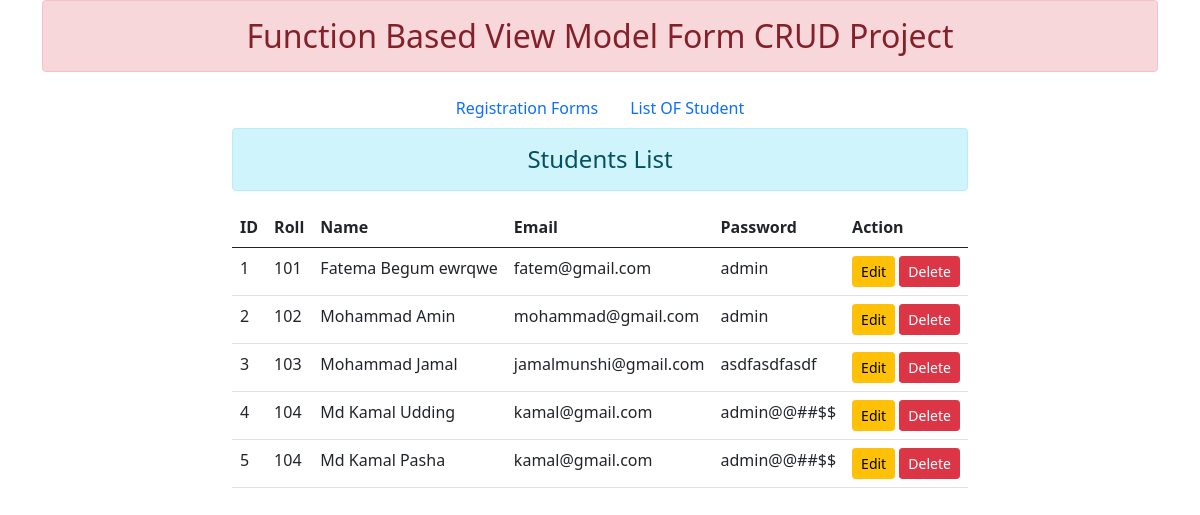
The page / on the database its author committed.
### crudapp/models.py (models this page shows)
class Student(models.Model):
    roll = models.IntegerField(max_length=50)
    full_name = models.CharField(max_length=50)
    email = models.EmailField(max_length=50)
    password = models.CharField(max_length=50)

### crudapp/views.py (the view)
# urls.py: path('', views.student_list, name='student_list'),
def student_list(request):
    stud = Student.objects.all()
    diction = {"stud": stud}
    return render(request, 'show.html', context=diction)

### templates/show.html (shortened to what this page needs)
{% extends 'base.html' %}
{% block contant %}
    <div class="row">
      <div class="offset-2 col-8 offset-2">
        <h4 class="text-center alert alert-info">Students List </h4>
        <form action="" method="POST">
           <table class="table table-hover">
               {% if  stud %}
                   <tr>
                        <th>ID</th>
                        <th>Roll</th>
                        <th>Name</th>
                        <th>Email</th>
                        <th>Password</th>
                        <th>Action</th>
                   </tr>
                   <tbody>
                       {% for st in stud %}
                           <tr>
                            <td>{{ st.id }}</td>
                            <td>{{ st.roll }}</td>
                            <td>{{ st.full_name }}</td>
                            <td>{{ st.email }}</td>
                            <td>{{ st.password }}</td>
                            <td>
                                <a href="{% url 'update' st.id %}" class="btn btn-warning btn-sm">Edit</a>
                                <form action="{% url 'delete_data' st.id %}" method="POST" class="d-inline">
                                <input type="submit" class="btn btn-danger btn-sm"  value="Delete">
                                </form>
                            </td>
                           </tr>
                       {% endfor %}
                   </tbody>
                   {% else %}
                   <h5 class="text-center alert alert-danger">No Data Found</h5>
               {% endif %}
           </table>
        </form>
        </div>
        </div>
{% endblock %}

### templates/base.html (shortened to what this page needs)
<!doctype html>
{% load static %}
<html lang="en">
<head>
    <link rel="stylesheet" href="{% static 'crudapp/css/bootstrap.min.css' %}">
</head>
<body>
<div class="container">
    <h2 class="text-center alert alert-danger"> Function Based View Model Form CRUD Project </h2>
                <ul class="nav justify-content-center">
                  <li class="nav-item">
                    <a class="nav-link active" href="{% url 'create' %}">Registration Forms</a>
                  </li>
                  <li class="nav-item">
                    <a class="nav-link" href="{% url 'student_list' %}">List OF Student </a>
                  </li>
                </ul>
        {% block contant %}
        {% endblock %}
</div>
</body>
</html>

### rows shown on the page
Student: id "1", roll "101", full_name "Fatema Begum ewrqwe", email "fatem@gmail.com", password "admin"
Student: id "2", roll "102", full_name "Mohammad Amin", email "mohammad@gmail.com", password "admin"
Student: id "3", roll "103", full_name "Mohammad Jamal", email "jamalmunshi@gmail.com", password "asdfasdfasdf"
Student: id "4", roll "104", full_name "Md Kamal Udding", email "kamal@gmail.com", password "admin@@##$$"
Student: id "5", roll "104", full_name "Md Kamal Pasha", email "kamal@gmail.com", password "admin@@##$$"
